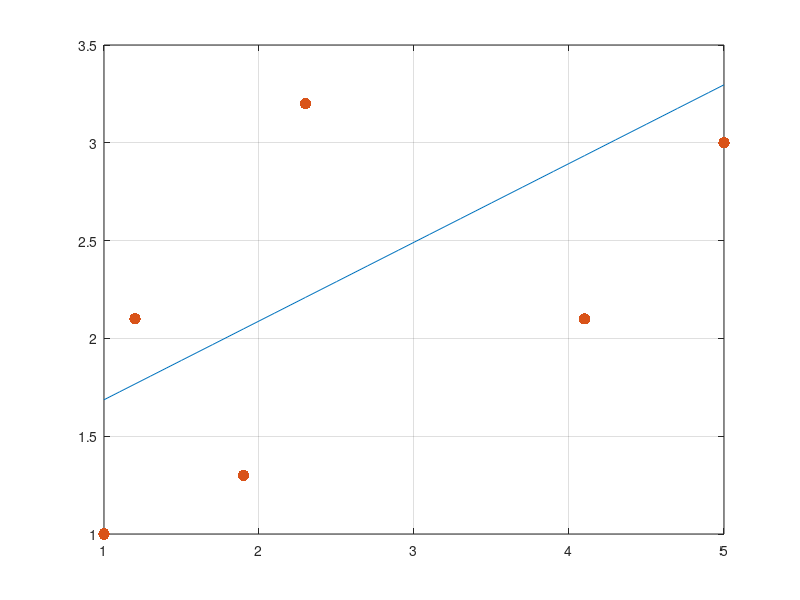

Write MATLAB code to recreate this figure.
x=[1 1.2 1.9 2.3 4.1 5];
y=[1 2.1 1.3 3.2 2.1 3];

A=[1 1 1;1 1.2 1.2^2; 1 1.9 1.9^2; 1 2.3 2.3^2;1 4.1 4.1^2; 1 5 5];
Y=[1; 2.1; 1.3; 3.2; 2.1; 3];
C=inv(A'*A)*A'*Y;
t=1:.1:5;
recta=C(1)+C(2)*t;
plot(t,recta,x,y,'.','markersize',25);grid;
